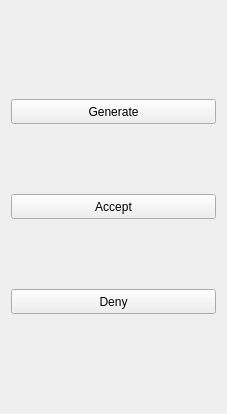
<?xml version="1.0" encoding="UTF-8"?>
<ui version="4.0">
 <class>twoFA</class>
 <widget class="QWidget" name="twoFA">
  <property name="geometry">
   <rect>
    <x>0</x>
    <y>0</y>
    <width>227</width>
    <height>414</height>
   </rect>
  </property>
  <property name="windowTitle">
   <string>Form</string>
  </property>
  <layout class="QVBoxLayout" name="bots_layout">
   <property name="topMargin">
    <number>35</number>
   </property>
   <property name="bottomMargin">
    <number>35</number>
   </property>
   <item>
    <widget class="QPushButton" name="twofa_generate">
     <property name="minimumSize">
      <size>
       <width>0</width>
       <height>25</height>
      </size>
     </property>
     <property name="text">
      <string>Generate</string>
     </property>
    </widget>
   </item>
   <item>
    <widget class="QPushButton" name="twofa_accept">
     <property name="minimumSize">
      <size>
       <width>0</width>
       <height>25</height>
      </size>
     </property>
     <property name="text">
      <string>Accept</string>
     </property>
    </widget>
   </item>
   <item>
    <widget class="QPushButton" name="twofa_deny">
     <property name="minimumSize">
      <size>
       <width>0</width>
       <height>25</height>
      </size>
     </property>
     <property name="text">
      <string>Deny</string>
     </property>
    </widget>
   </item>
  </layout>
 </widget>
 <resources/>
 <connections/>
</ui>
